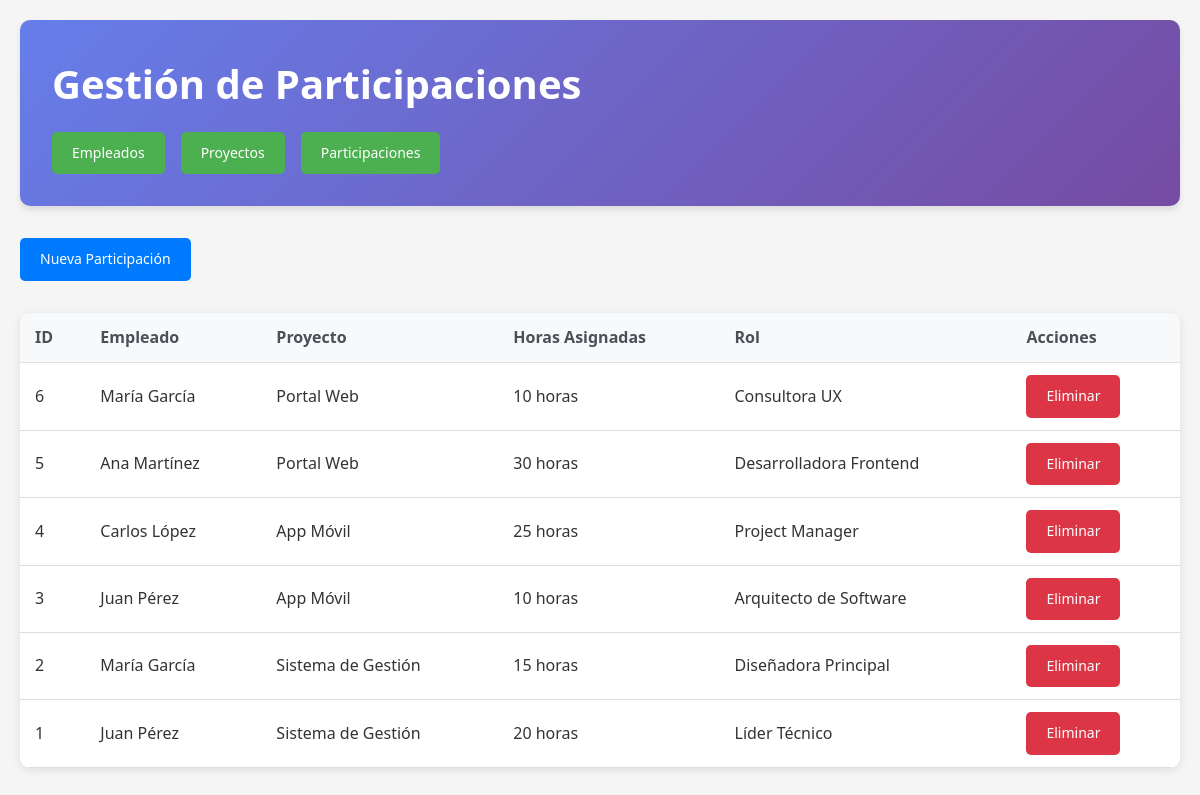
The app's page /sistema_gestion/index.php?controller=participacion&action=index with its own data.
### tables this page shows
CREATE TABLE `participaciones` (
  `id` int(11) NOT NULL,
  `empleado_id` int(11) NOT NULL,
  `proyecto_id` int(11) NOT NULL,
  `horas_asignadas` int(11) NOT NULL,
  `rol` varchar(100) NOT NULL,
  `fecha_creacion` timestamp NOT NULL DEFAULT current_timestamp()
);

CREATE TABLE `empleados` (
  `id` int(11) NOT NULL,
  `nombre` varchar(100) NOT NULL,
  `email` varchar(100) NOT NULL,
  `puesto` varchar(100) NOT NULL,
  `salario` decimal(10,2) NOT NULL,
  `fecha_creacion` timestamp NOT NULL DEFAULT current_timestamp()
);

CREATE TABLE `proyectos` (
  `id` int(11) NOT NULL,
  `nombre` varchar(100) NOT NULL,
  `descripcion` text DEFAULT NULL,
  `fecha_inicio` date NOT NULL,
  `fecha_fin` date NOT NULL,
  `fecha_creacion` timestamp NOT NULL DEFAULT current_timestamp()
);

### sistema_gestion/controllers/ParticipacionController.php (called while the page is built, shortened)
<?php
require_once 'models/ParticipacionModel.php';
class ParticipacionController {
    private $participacionModel;
    public function __construct($db) {
        $this->participacionModel = new ParticipacionModel($db);
    }
    public function index() {
        $participaciones = $this->participacionModel->seleccionarTodos();
        include 'views/participaciones/index.php';
    }
}
?>

### sistema_gestion/models/ParticipacionModel.php (called while the page is built, shortened)
<?php
class ParticipacionModel {
    private $conn;
    private $table_name = "participaciones";
    public function __construct($db) {
        $this->conn = $db;
    }
    public function seleccionarTodos() {
        $query = "SELECT p.*, e.nombre as empleado_nombre, pr.nombre as proyecto_nombre
                  FROM " . $this->table_name . " p
                  LEFT JOIN empleados e ON p.empleado_id = e.id
                  LEFT JOIN proyectos pr ON p.proyecto_id = pr.id
                  ORDER BY p.id DESC";
        $stmt = $this->conn->prepare($query);
        $stmt->execute();
        return $stmt;
    }
}
?>

### sistema_gestion/views/participaciones/index.php (the view, shortened to what this page needs)
<!DOCTYPE html>
<html lang="es">
<head>
    <link rel="stylesheet" href="css/style.css">
</head>
<body>
    <div class="container">
        <header>
            <h1>Gestión de Participaciones</h1>
            <nav>
                <a href="index.php?controller=empleado&action=index" class="btn">Empleados</a>
                <a href="index.php?controller=proyecto&action=index" class="btn">Proyectos</a>
                <a href="index.php?controller=participacion&action=index" class="btn">Participaciones</a>
            </nav>
        </header>
        <div class="actions">
            <a href="index.php?controller=participacion&action=create" class="btn btn-primary">Nueva Participación</a>
        </div>
        <div class="table-container">
            <table>
                <thead>
                    <tr>
                        <th>ID</th>
                        <th>Empleado</th>
                        <th>Proyecto</th>
                        <th>Horas Asignadas</th>
                        <th>Rol</th>
                        <th>Acciones</th>
                    </tr>
                </thead>
                <tbody>
                    <?php while ($participacion = $participaciones->fetch(PDO::FETCH_ASSOC)): ?>
                    <tr>
                        <td><?php echo $participacion['id']; ?></td>
                        <td><?php echo htmlspecialchars($participacion['empleado_nombre']); ?></td>
                        <td><?php echo htmlspecialchars($participacion['proyecto_nombre']); ?></td>
                        <td><?php echo $participacion['horas_asignadas']; ?> horas</td>
                        <td><?php echo htmlspecialchars($participacion['rol']); ?></td>
                        <td class="actions">
                            <a href="index.php?controller=participacion&action=delete&id=<?php echo $participacion['id']; ?>"
                               class="btn btn-danger"
                               onclick="return confirm('¿Estás seguro de eliminar esta participación?')">
                                Eliminar
                            </a>
                        </td>
                    </tr>
                    <?php endwhile; ?>
                </tbody>
            </table>
        </div>
    </div>
</body>
</html>

### sistema_gestion/index.php (shortened to what this page needs)
<?php
$controller = isset($_GET['controller']) ? $_GET['controller'] : 'empleado';
$action = isset($_GET['action']) ? $_GET['action'] : 'index';
$database = new Database();
$db = $database->getConnection();
switch($controller) {
    case 'participacion':
        require_once 'controllers/ParticipacionController.php';
        $controllerObj = new ParticipacionController($db);
        break;
}
if(method_exists($controllerObj, $action)) {
    $controllerObj->$action();
} else {
    echo "Acción no encontrada";
}
?>

### sistema_gestion/css/style.css (style rules this page uses)
* { margin: 0; padding: 0; box-sizing: border-box; }
body { font-family: 'Segoe UI', Tahoma, Geneva, Verdana, sans-serif; background-color: #f5f5f5; color: #333; line-height: 1.6; }
.container { max-width: 1200px; margin: 0 auto; padding: 20px; }
header { background: linear-gradient(135deg, #667eea 0%, #764ba2 100%); color: white; padding: 2rem; border-radius: 10px; margin-bottom: 2rem; box-shadow: 0 4px 6px rgba(0, 0, 0, 0.1); }
header h1 { font-size: 2.5rem; margin-bottom: 1rem; }
nav { display: flex; gap: 1rem; }
.btn { display: inline-block; padding: 10px 20px; background-color: #4CAF50; color: white; text-decoration: none; border-radius: 5px; border: none; cursor: pointer; transition: background-color 0.3s; font-size: 14px; }
.btn-primary { background-color: #007bff; }
.btn-danger { background-color: #dc3545; }
.actions { margin-bottom: 2rem; }
.table-container { background: white; border-radius: 10px; box-shadow: 0 2px 10px rgba(0, 0, 0, 0.1); overflow: hidden; }
table { width: 100%; border-collapse: collapse; }
th, td { padding: 12px 15px; text-align: left; border-bottom: 1px solid #ddd; }
th { background-color: #f8f9fa; font-weight: 600; color: #495057; }

### records on screen
participaciones: id "6", empleado.nombre "María García", proyecto.nombre "Portal Web", horas_asignadas "10", rol "Consultora UX"
participaciones: id "5", empleado.nombre "Ana Martínez", proyecto.nombre "Portal Web", horas_asignadas "30", rol "Desarrolladora Frontend"
participaciones: id "4", empleado.nombre "Carlos López", proyecto.nombre "App Móvil", horas_asignadas "25", rol "Project Manager"
participaciones: id "3", empleado.nombre "Juan Pérez", proyecto.nombre "App Móvil", horas_asignadas "10", rol "Arquitecto de Software"
participaciones: id "2", empleado.nombre "María García", proyecto.nombre "Sistema de Gestión", horas_asignadas "15", rol "Diseñadora Principal"
participaciones: id "1", empleado.nombre "Juan Pérez", proyecto.nombre "Sistema de Gestión", horas_asignadas "20", rol "Líder Técnico"
